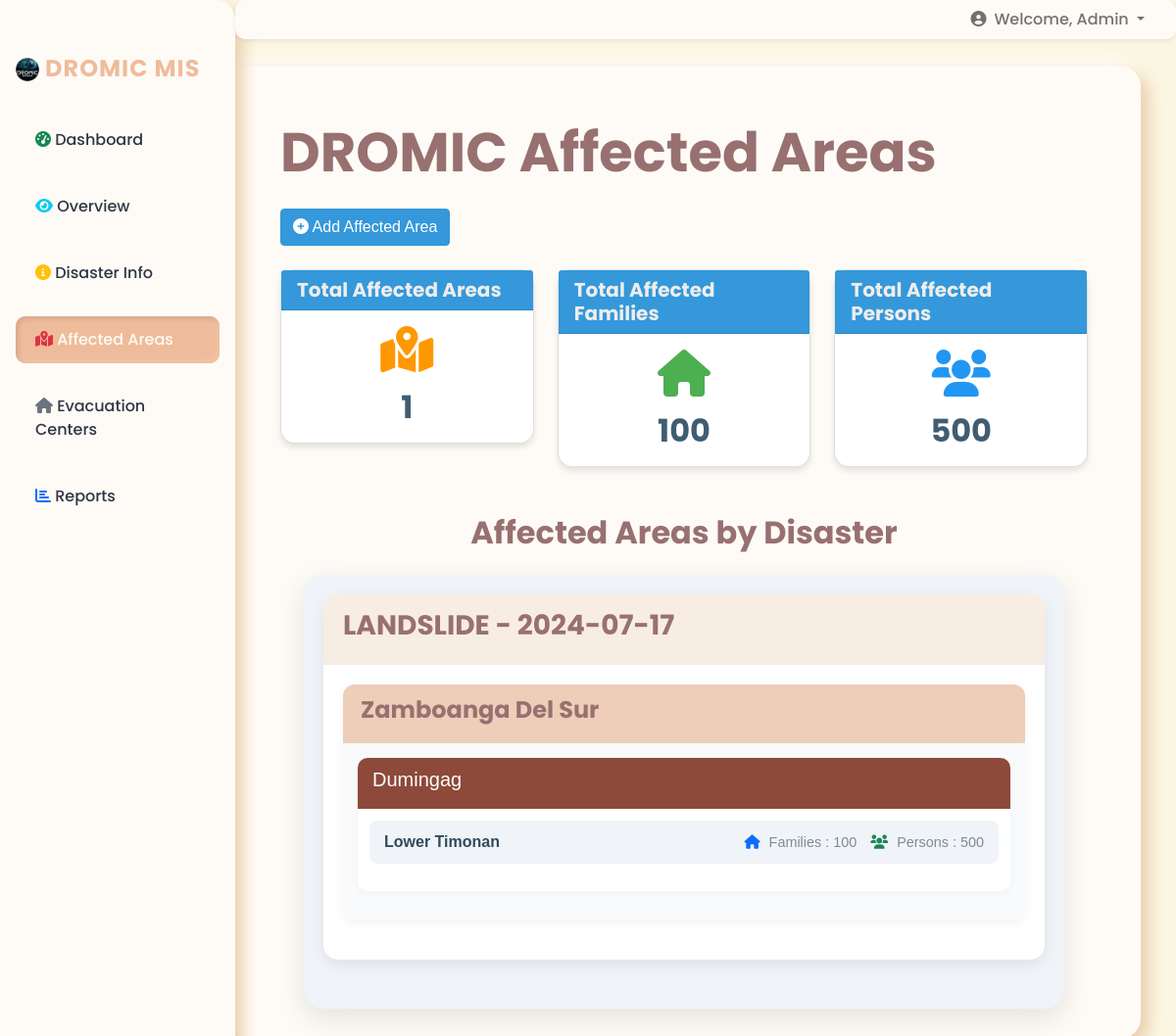
Page /affected-areas/ on the earlier database version.
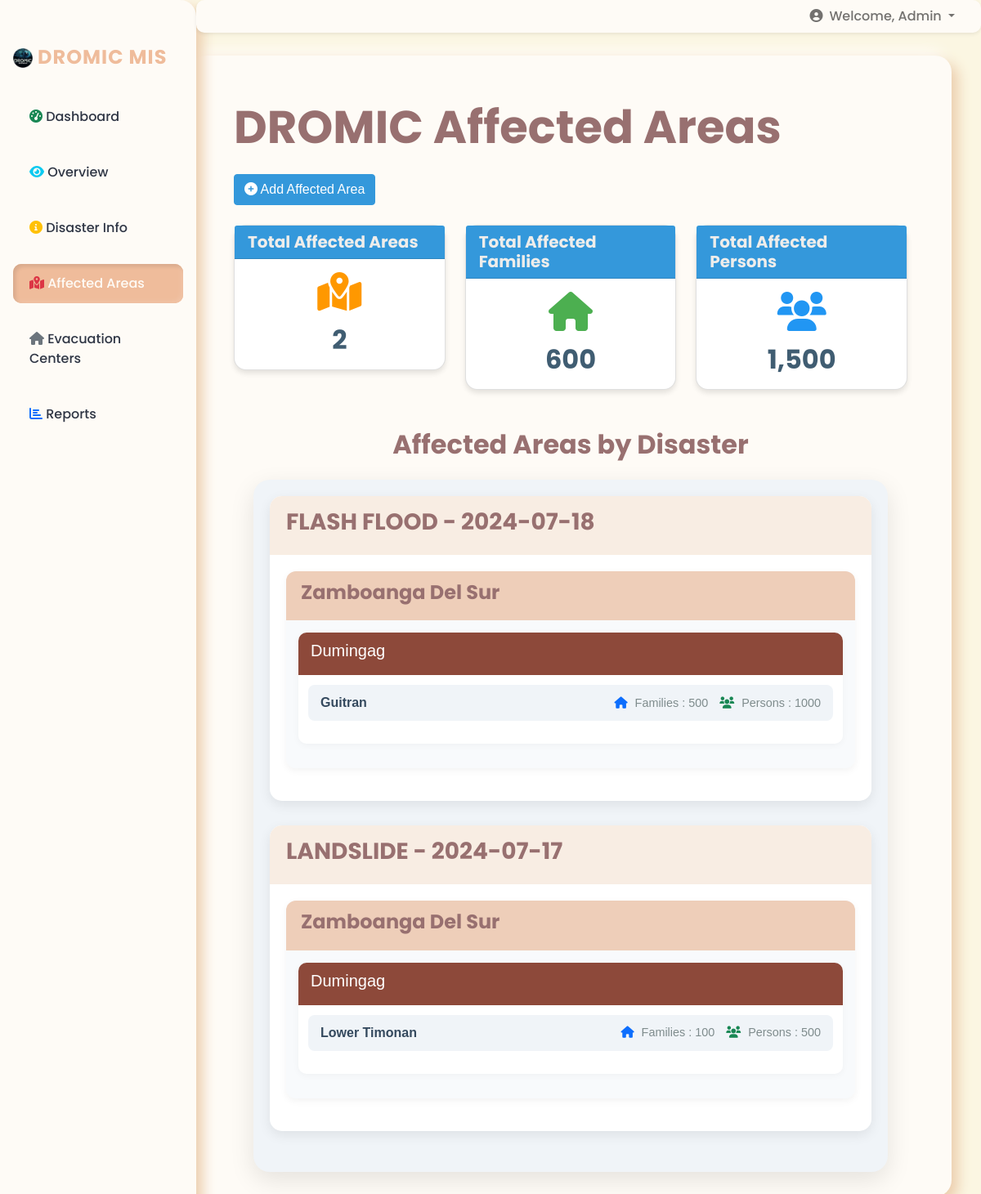
Same page on the later database version.
### core/models.py (models this page shows, shortened)
class Disaster(models.Model):
    name = models.CharField(max_length=255)
    description = models.TextField()
    date_occurred = models.DateField()
    def __str__(self):
        return f"{self.name} - {self.date_occurred:%Y-%m-%d}"

class Province(models.Model):
    code = models.CharField(max_length=20, unique=True)
    name = models.CharField(max_length=255)
    longitude = models.FloatField(null=True, blank=True)
    latitude = models.FloatField(null=True, blank=True)
    def __str__(self):
        return self.name

class Municipality(models.Model):
    code = models.CharField(max_length=20, unique=True)
    name = models.CharField(max_length=255)
    province = models.ForeignKey(Province, related_name='municipalities', on_delete=models.CASCADE)
    longitude = models.FloatField(null=True, blank=True)
    latitude = models.FloatField(null=True, blank=True)
    def __str__(self):
        return self.name

class AffectedArea(models.Model):
    disaster = models.ForeignKey(Disaster, on_delete=models.CASCADE)
    province = models.ForeignKey(Province, on_delete=models.CASCADE)
    municipality = models.ForeignKey(Municipality, on_delete=models.CASCADE)
    barangay = models.ForeignKey(Barangay, on_delete=models.CASCADE, blank=True, null=True)
    affected_families = models.IntegerField()
    affected_persons = models.IntegerField()

class Barangay(models.Model):
    code = models.CharField(max_length=20, unique=True)
    name = models.CharField(max_length=255)
    municipality = models.ForeignKey(Municipality, related_name='barangays', on_delete=models.CASCADE)
    longitude = models.FloatField(null=True, blank=True)
    latitude = models.FloatField(null=True, blank=True)

### core/views.py (the view)
# urls.py: path('affected-areas/', views.affected_area_list, name='affected_area_list'),
def affected_area_list(request):
    affected_areas = AffectedArea.objects.all()
    disasters = Disaster.objects.all()
    provinces = Province.objects.all()
    context = {
        'affected_areas': affected_areas,
        'disasters': disasters,
        'provinces': provinces,
        'total_affected_areas': affected_areas.count(),
        'total_affected_families': sum(area.affected_families for area in affected_areas),
        'total_affected_persons': sum(area.affected_persons for area in affected_areas),
    }
    return render(request, 'core/affected_area.html', context)

### core/templates/core/affected_area.html (shortened to what the changed rows need)
{% extends 'base.html' %}
{% load static %}
{% load humanize %}
{% block content %}
<div class="container-fluid mt-4">
    <h1 class="display-4 mb-4">DROMIC Affected Areas</h1>
    <div class="row">
        <div class="col-md-4 mb-4">
            <div class="card dashboard-card">
                <div class="card-body text-center">
                    <i class="fas fa-map-marked-alt dashboard-icon mb-3" style="color: #FF9800;"></i>
                    <h2 class="card-text">{{ total_affected_areas|intcomma }}</h2>
                </div>
            </div>
        </div>
        <div class="col-md-4 mb-4">
            <div class="card dashboard-card">
                <div class="card-body text-center">
                    <i class="fas fa-home dashboard-icon mb-3" style="color: #4CAF50;"></i>
                    <h2 class="card-text">{{ total_affected_families|intcomma }}</h2>
                </div>
            </div>
        </div>
        <div class="col-md-4 mb-4">
            <div class="card dashboard-card">
                <div class="card-body text-center">
                    <i class="fas fa-users dashboard-icon mb-3" style="color: #2196F3;"></i>
                    <h2 class="card-text">{{ total_affected_persons|intcomma }}</h2>
                </div>
            </div>
        </div>
    </div>
    <div class="container-fluid mt-4">
    <h2 class="mb-4 text-center">Affected Areas by Disaster</h2>
    <div class="disaster-container">
        {% regroup affected_areas|dictsort:"disaster.name" by disaster as disaster_list %}
        {% for disaster in disaster_list %}
            <div class="disaster-card">
                <div class="disaster-header">
                    <h3>{{ disaster.grouper }}</h3>
                </div>
                <div class="disaster-body ">
                    {% regroup disaster.list|dictsort:"province.name" by province as province_list %}
                    {% for province in province_list %}
                        <div class="province-card">
                            <div class="province-header">
                                <h4>{{ province.grouper }}</h4>
                            </div>
                            <div class="province-body">
                                {% regroup province.list|dictsort:"municipality.name" by municipality as municipality_list %}
                                {% for municipality in municipality_list %}
                                    <div class="municipality-card">
                                        <div class="municipality-header">
                                            <h5>{{ municipality.grouper }}</h5>
                                        </div>
                                        <div class="municipality-body">
                                            <ul class="barangay-list">
                                                {% for area in municipality.list|dictsort:"barangay.name" %}
                                                    <li class="barangay-item">
                                                        <span class="barangay-name">{{ area.barangay.name }}</span>
                                                        <span class="affected-count">
                                                            <i class="fas fa-home text-primary"></i> Families : {{ area.affected_families }}
                                                            <i class="fas fa-users text-success"></i> Persons : {{ area.affected_persons }}                                                        </span>
                                                    </li>
                                                {% endfor %}
                                            </ul>
                                        </div>
                                    </div>
                                {% endfor %}
                            </div>
                        </div>
                    {% endfor %}
                </div>
            </div>
        {% endfor %}
    </div>
</div>
{% endblock %}

Differences in the rows shown:
added Disaster: grouper "FLASH FLOOD - 2024-07-18", Province (grouper "Zamboanga Del Sur"), Municipality (grouper "Dumingag")
added AffectedArea: barangay.name "Guitran", affected_families "500", affected_persons "1000"
Other differences:
{{ total_affected_areas|intcomma }}: "1" → "2"
{{ total_affected_families|intcomma }}: "100" → "600"
{{ total_affected_persons|intcomma }}: "500" → "1,500"
